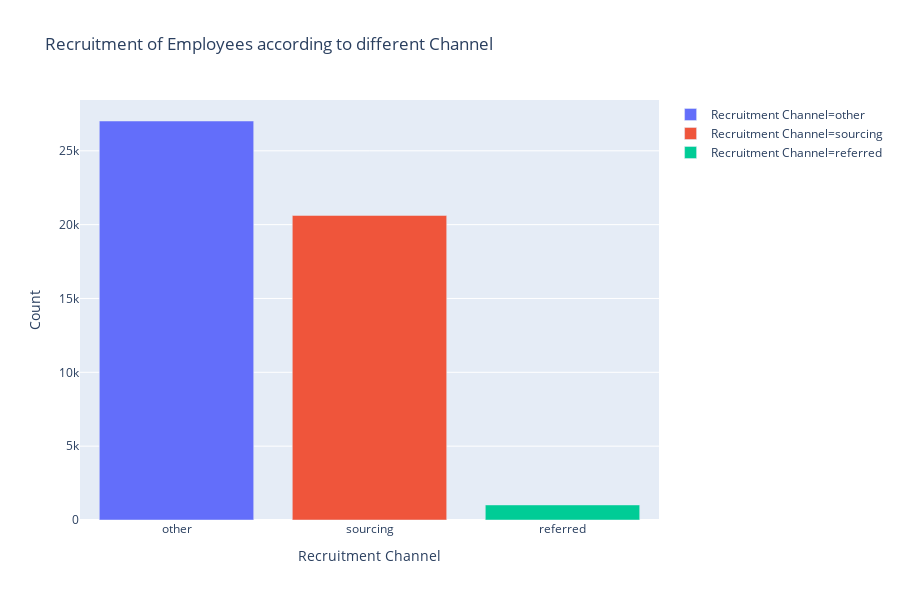

The notebook cell this image was saved under:
### Markdown cell above
For above plot : Number of female employees is less than Male.

### Code cell
#Employees according to Channels
dbn_recr_channel=av_datac['recruitment_channel'].value_counts().rename_axis('Recruitment Channel').reset_index(name='Count')
fig = px.bar(dbn_recr_channel, x='Recruitment Channel', y='Count',title='Recruitment of Employees according to different Channel',color="Recruitment Channel")
fig.show()

### Figure 1 — Plotly figure (JSON) as saved in the notebook; plotly's stock layout.template omitted (floating-point values rounded to 4 significant figures)
{"data": [{"alignmentgroup": "True", "hoverlabel": {"namelength": 0}, "hovertemplate": "Recruitment Channel=%{x}<br>Count=%{y}", "legendgroup": "Recruitment Channel=other", "marker": {"color": "#636efa"}, "name": "Recruitment Channel=other", "offsetgroup": "Recruitment Channel=other", "orientation": "v", "showlegend": true, "textposition": "auto", "type": "bar", "x": ["other"], "xaxis": "x", "y": [27017], "yaxis": "y"}, {"alignmentgroup": "True", "hoverlabel": {"namelength": 0}, "hovertemplate": "Recruitment Channel=%{x}<br>Count=%{y}", "legendgroup": "Recruitment Channel=sourcing", "marker": {"color": "#EF553B"}, "name": "Recruitment Channel=sourcing", "offsetgroup": "Recruitment Channel=sourcing", "orientation": "v", "showlegend": true, "textposition": "auto", "type": "bar", "x": ["sourcing"], "xaxis": "x", "y": [20623], "yaxis": "y"}, {"alignmentgroup": "True", "hoverlabel": {"namelength": 0}, "hovertemplate": "Recruitment Channel=%{x}<br>Count=%{y}", "legendgroup": "Recruitment Channel=referred", "marker": {"color": "#00cc96"}, "name": "Recruitment Channel=referred", "offsetgroup": "Recruitment Channel=referred", "orientation": "v", "showlegend": true, "textposition": "auto", "type": "bar", "x": ["referred"], "xaxis": "x", "y": [1020], "yaxis": "y"}], "layout": {"barmode": "relative", "height": 600, "legend": {"tracegroupgap": 0}, "title": {"text": "Recruitment of Employees according to different Channel"}, "xaxis": {"anchor": "y", "categoryarray": ["other", "sourcing", "referred"], "categoryorder": "array", "domain": [0, 1], "title": {"text": "Recruitment Channel"}}, "yaxis": {"anchor": "x", "domain": [0, 1], "title": {"text": "Count"}}}}
